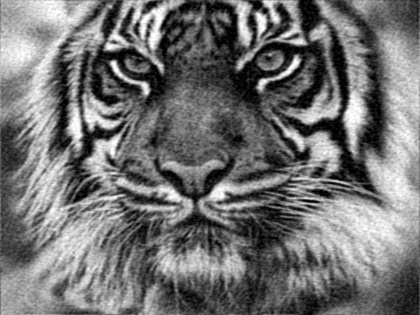
%> input picture CA-1/Part3/50 compresed.jpg, 420 x 315 px, shrunk from 1920 x 1440 before the run, given in place of tiger.jpg, which was not available
$ octave Part3.m   (GNU Octave 9; MATLAB toolbox functions it lacks are replaced by stand-ins)
%> lines starting %> are read from the running program, lines starting %| are printed output that depends on the picture; in (x1, y1, x2, y2) boxes, pixels count from 0 and x2, y2 are one past the last pixel; in counts of white or black regions, pixels touching at a corner belong together; the program's own positions count from 1; pictures that were not available may be replaced by others from this repository, and a replacement may not be noted
%%Part3
%1-------------------------------------Drawing the Squares
HalfBW=[ones(256,128)*256,ones(256,128)];
s64 = ones(64,64)*256;
QuarterBW = [s64,s64,s64,s64;s64,s64/256,s64/256,s64;s64,s64/256,s64/256,s64;s64,s64,s64,s64];

DiagonalBW1 = ones(64,64);
for i =1:64
    for j =1:64
        if j<=i
            DiagonalBW1(i,j)=256;
        end
    end
end
DiagonalBW2 = ones(64,64);
for i =1:64
    for j =1:64
        if j>=i
            DiagonalBW2(i,j)=256;
        end
    end
end
DiagonalBW3=flip(DiagonalBW2,1);
DiagonalBW4=flip(DiagonalBW1,1);
o8BW = [s64,s64,s64,s64;s64,DiagonalBW4,DiagonalBW2,s64;s64,DiagonalBW1,DiagonalBW3,s64;s64,s64,s64,s64];

figure(1)
subplot(2,3,1)
image(HalfBW)
axis equal tight
subplot(2,3,2)
image(QuarterBW)
axis equal tight
subplot(2,3,3)
image(o8BW)
colormap(gray)
axis equal tight
%------------------------------------FFT2 of the Squares above
figure(1)
Y = fft2(HalfBW);
subplot(2,3,4)
Ylog = abs(fftshift(Y));
imshow(Ylog)
axis equal tight
colorbar

Y = fft2(QuarterBW);
subplot(2,3,5)
Ylog = abs(fftshift(Y));
imshow(Ylog)
axis equal tight
colorbar

Y = fft2(o8BW);
subplot(2,3,6)
Ylog = abs(fftshift(Y));
imshow(Ylog)
axis equal tight
colorbar
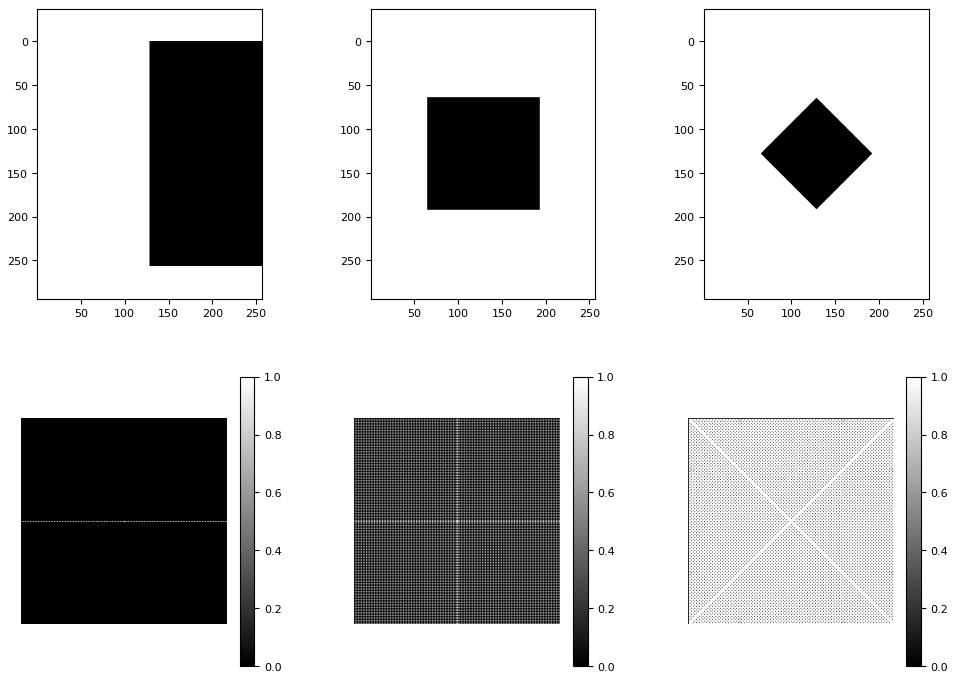
%> figure redrawn from the program's plot data, 6 panels
%% ------------------------ Compressing the Tiger
figure(2)
tiger = imread('tiger.jpg');
%> tiger is the input picture: size 315x420 uint8; min 0, max 255, mean 114
subplot(2,2,1)
imshow(tiger)
title('The original')
tigerFFt = fft2(tiger);
tigreSort = sort(abs(tigerFFt(:)));
counter = 2;
compresed = [0.95 0.5];
for keep = [0.046,0.004]
    subplot(2,2,counter)
    thresh = tigreSort(floor((1-keep)*length(tigreSort)));
    index = abs(tigerFFt)>thresh;
    newTigrefft = tigerFFt.*index;
    newTigre =uint8(ifft2(newTigrefft));
    imshow(newTigre)
    title(['',num2str(100*compresed(counter-1)),'% compressed'],'FontSize',10)
    imwrite(newTigre,sprintf('%d compresed.jpg',100*compresed(counter-1)))
    counter=counter+1;
end
%> this loop made 2 passes
%> thresh on passes 1 to 2: 26690.6, 135604.2
%> pass 1, `index = abs(tigerFFt)>thresh;`:
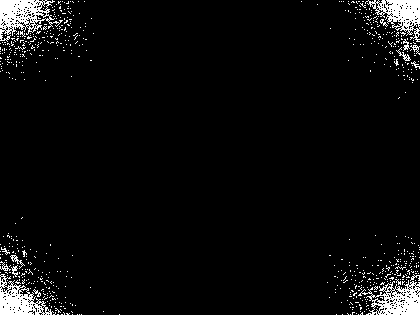
%> index: size 315x420 logical; 4.6% white; 701 white regions (686 under 20 px), largest, box (x1, y1, x2, y2) and area: (0, 0, 63, 42) 1219, (358, 280, 420, 315) 1111, (365, 0, 420, 42) 1007
%> pass 1, `newTigre =uint8(ifft2(newTigrefft));`:
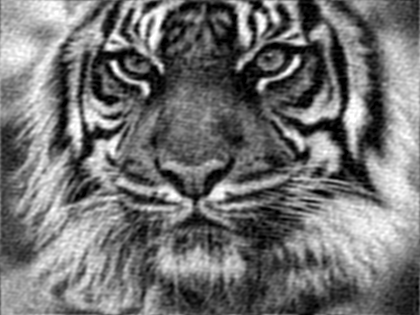
%> newTigre: size 315x420 uint8; min 0, max 255, mean 114.1
%> pass 2, `index = abs(tigerFFt)>thresh;`:
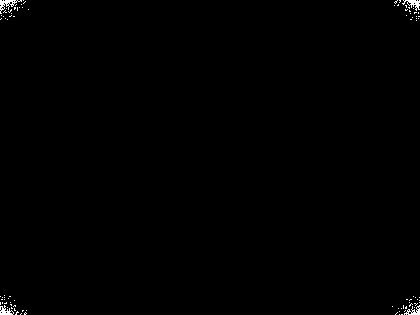
%> index: size 315x420 logical; 0.4% white in thin lines or dots
%> pass 2, `newTigre =uint8(ifft2(newTigrefft));`:
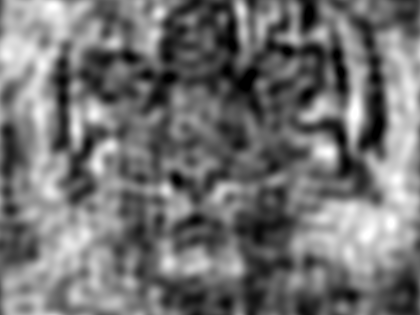
%> newTigre: size 315x420 uint8; min 0, max 255, mean 114.1; mean of the top-left, top-right, bottom-left and bottom-right quarters 118.4, 99.7, 123.5, 114.6
%> after the loop, counter = 4
